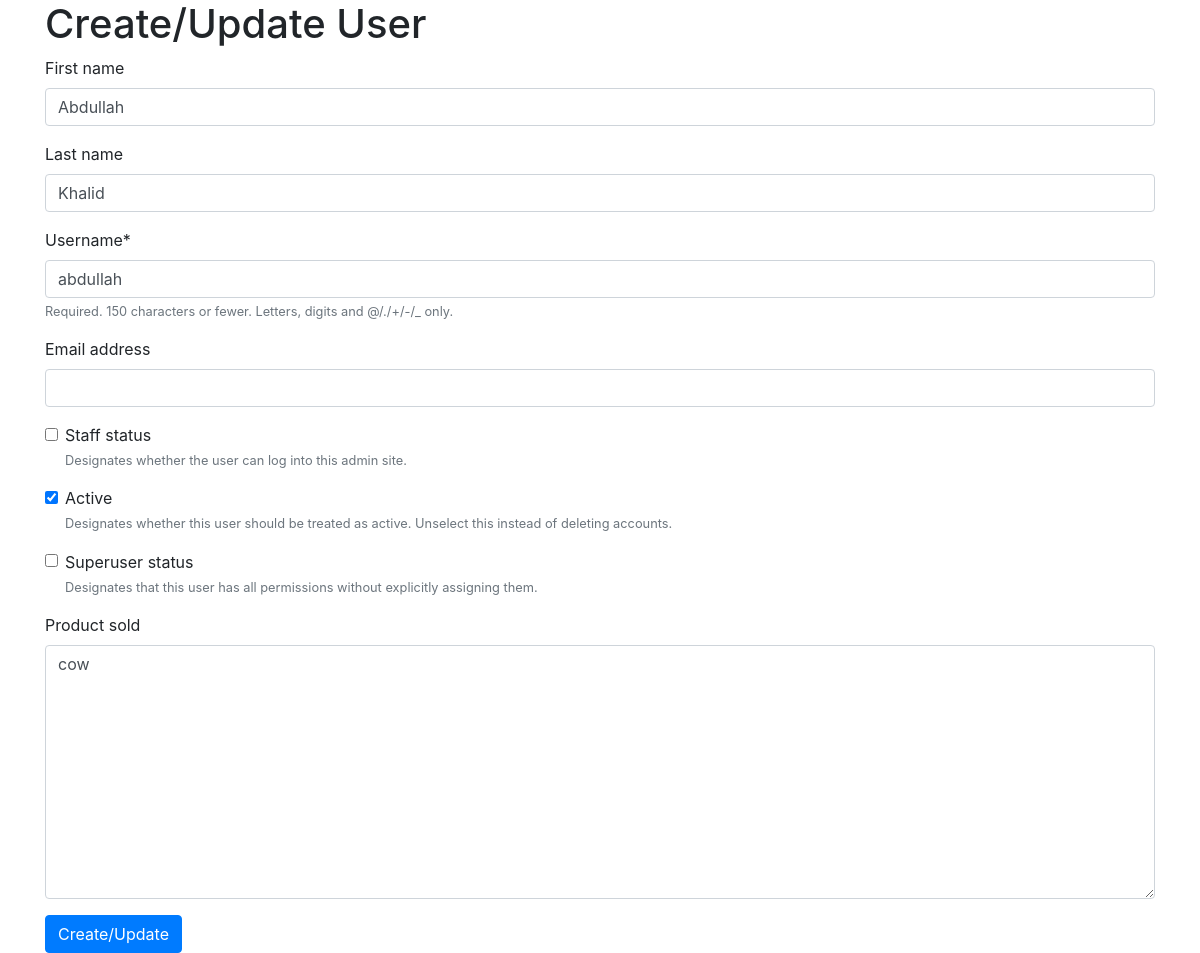
Page /update-user/2/ (signed in) on the earlier database version.
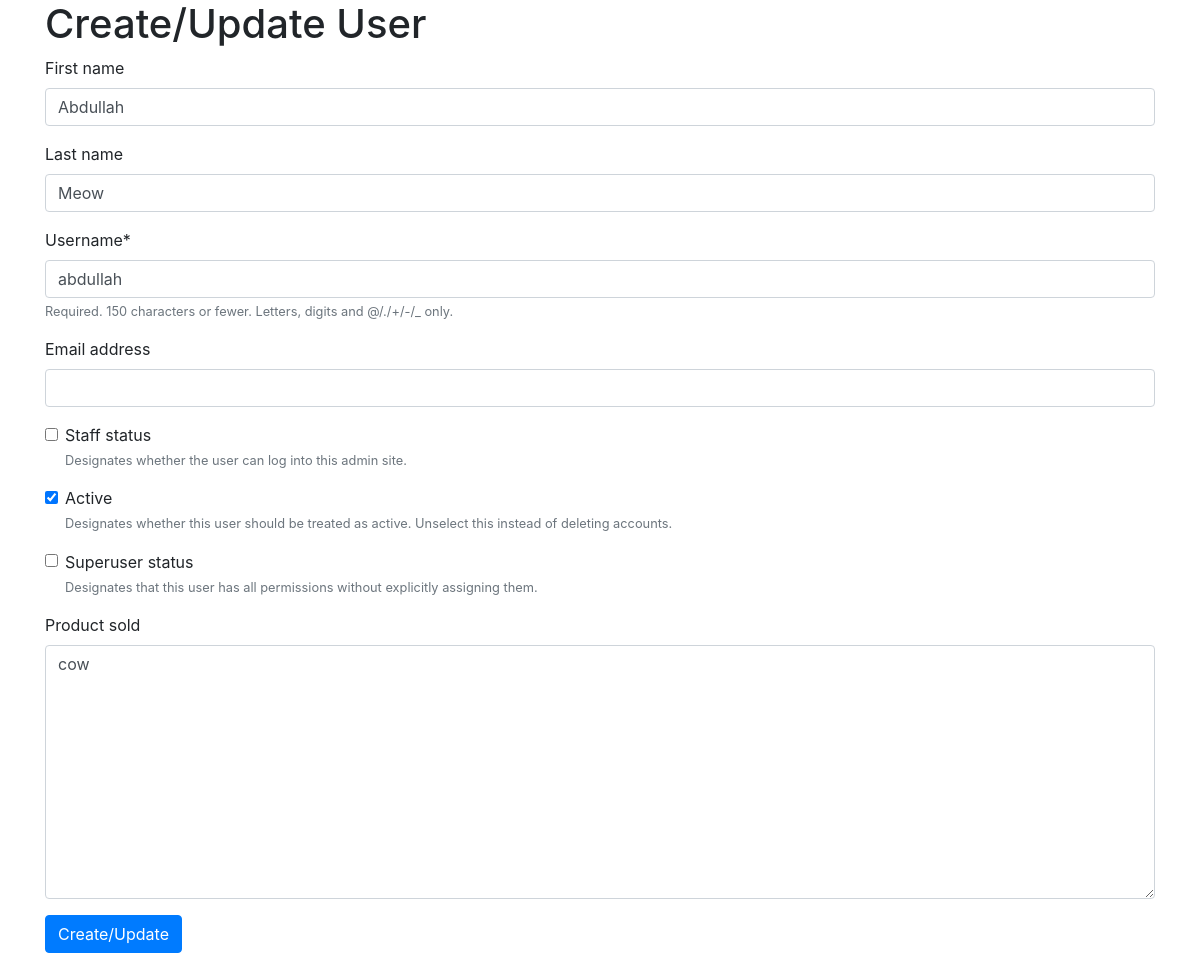
Same page on the later database version.
### meisteryapp/models.py (models this page shows)
class User(AbstractUser):
    product_sold = models.TextField(null=True, blank=True)
    product_info = models.TextField(null=True, blank=True)

### meisteryapp/views.py (the view)
# urls.py: path('update-user/<int:pk>/', UserUpdateView.as_view(), name="update_user"),
class UserUpdateView(AdminStaffRequiredMixin, generic.UpdateView):
    form_class = CustomUserChangeForm
    model = get_user_model()
    template_name = "meisteryapp/create_user.html"
    success_url = reverse_lazy("list_user")

### meisteryapp/forms.py
class CustomUserChangeForm(UserChangeForm):
    class Meta:
        model = get_user_model()
        fields = ("first_name", "last_name", "username", "email", "is_staff", "is_active", "is_superuser", "product_sold")
    password = None

### meisteryapp/views.py (called while the page is built)
    def test_func(self):
        return self.request.user.is_superuser or self.request.user.is_staff

### templates/meisteryapp/create_user.html
{% extends "meisteryapp/base.html" %}
{% load crispy_forms_tags %}
{% block content %}
<h1>Create/Update User</h1>
<form method="post">{% csrf_token %}
    {{ form|crispy }}
    <input type="submit" class="btn btn-primary" value="Create/Update" />
</form>
{% endblock %}

### templates/meisteryapp/base.html (shortened to what this page needs)
<!doctype html>
<html lang="en">
  <head>
    <link rel="stylesheet" href="https://cdn.jsdelivr.net/npm/bootstrap@4.5.3/dist/css/bootstrap.min.css">
  </head>
  <body>
      <div class="container">
        {% block content %}
        {% endblock %}
      </div>
  </body>
</html>

Differences in the rows shown:
changed User "Abdullah": last_name "Khalid" → "Meow"
